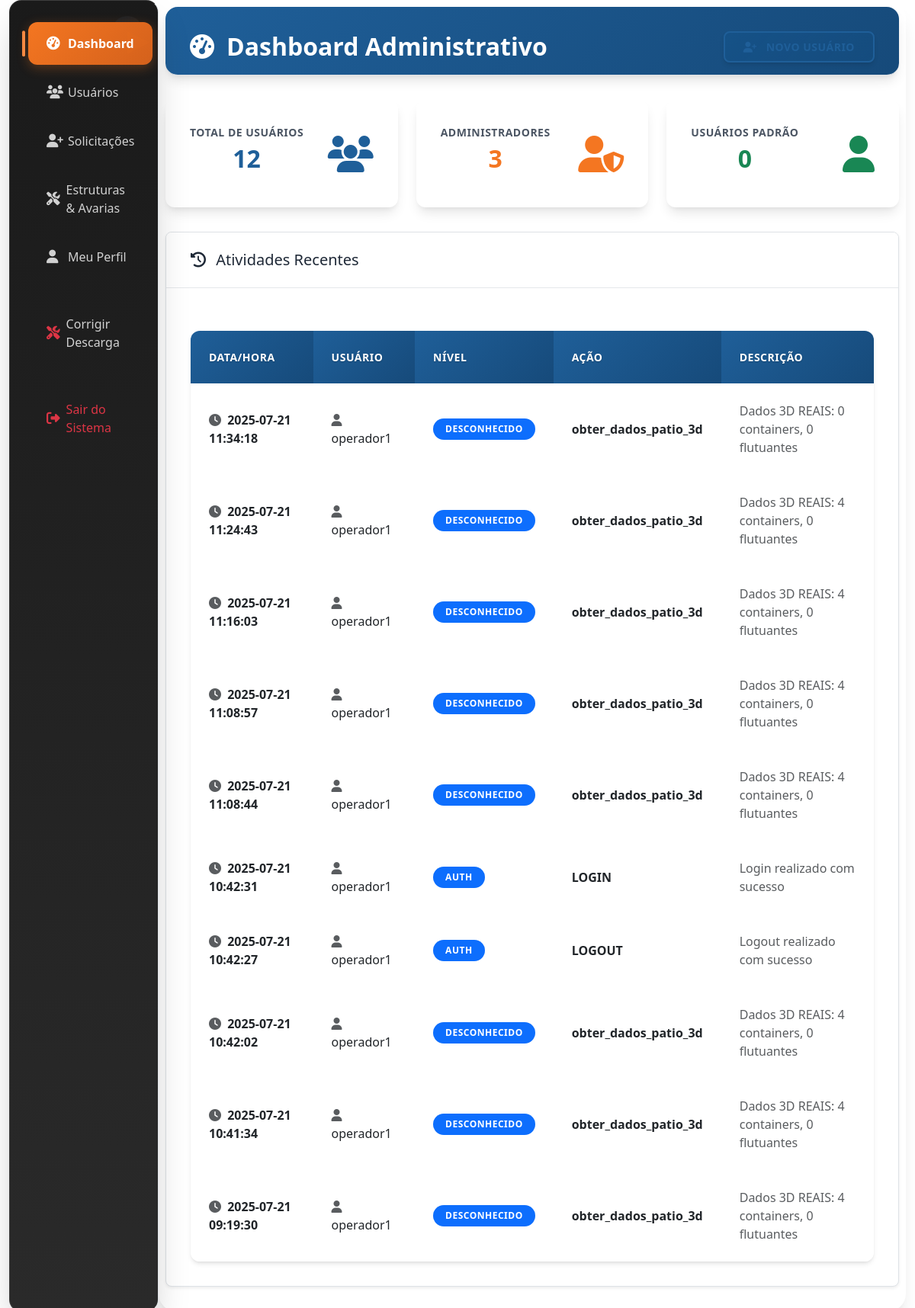
/admin/ (signed in), run on the app's committed database.
### tables this page shows
CREATE TABLE log_atividades (
        id INTEGER PRIMARY KEY AUTOINCREMENT,
        data_hora TEXT NOT NULL,
        usuario TEXT NOT NULL,
        nivel TEXT NOT NULL,
        acao TEXT NOT NULL,
        descricao TEXT
    );

### admin/routes.py (the view)
@admin_bp.route('/')
@admin_required
def admin_dashboard():
    try:
        db = get_db()
        cursor = db.cursor()
        cursor.execute("SELECT COUNT(*) FROM usuarios")
        total_usuarios = cursor.fetchone()[0]
        cursor.execute("SELECT COUNT(*) FROM usuarios WHERE nivel = 'admin'")
        total_admins = cursor.fetchone()[0]
        cursor.execute("SELECT COUNT(*) FROM usuarios WHERE nivel = 'user'")
        total_users = cursor.fetchone()[0]
        cursor.execute("""
            SELECT * FROM log_atividades
            ORDER BY data_hora DESC
            LIMIT 10
        """)
        logs_recentes = cursor.fetchall()
        cursor.execute("""
            SELECT * FROM solicitacoes_registro
            WHERE status = 'pendente'
            ORDER BY data_solicitacao DESC
        """)
        solicitacoes_pendentes = cursor.fetchall()
        cursor.execute("""
            SELECT s.*, u.username, u.email
            FROM solicitacoes_senha s
            JOIN usuarios u ON s.usuario_id = u.id
            WHERE s.status = 'pendente'
            ORDER BY s.data_solicitacao DESC
        """)
        senha_pendentes = cursor.fetchall()
        return render_template('admin/dashboard.html',
                              total_usuarios=total_usuarios,
                              total_admins=total_admins,
                              total_users=total_users,
                              logs_recentes=logs_recentes,
                              solicitacoes_pendentes=solicitacoes_pendentes,
                              senha_pendentes=senha_pendentes,
                              username=session.get('username'),
                              role=session.get('role'))
    except Exception as e:
        logger.error(f"Erro ao carregar dashboard administrativo: {e}")
        flash(f"Erro ao carregar dashboard: {e}", "danger")
        return redirect(url_for('auth.login'))

### admin/routes.py (called while the page is built)
def admin_required(f):
    @wraps(f)
    def decorated_function(*args, **kwargs):
        logger.info(f"Verificando acesso administrativo para: {session.get('username', 'Usuário desconhecido')}")
        if 'username' not in session:
            flash('Você precisa fazer login para acessar esta página', 'danger')
            return redirect(url_for('auth.login'))
        role = session.get('role')
        if role != 'admin' and role != 'admin_administrativo':
            flash('Você não tem permissão para acessar esta página', 'danger')
            return redirect(url_for('auth.dashboard'))
        return f(*args, **kwargs)
    return decorated_function

### db.py (called while the page is built)
def get_db():
    if 'db' not in g:
        try:
            g.db = sqlite3.connect(
                current_app.config['DATABASE'],
                detect_types=sqlite3.PARSE_DECLTYPES,
                timeout=30.0,  # 30 segundos de timeout
                isolation_level=None  # Autocommit mode
            )
            g.db.execute('PRAGMA busy_timeout = 10000;')  # 10 segundos
            g.db.row_factory = sqlite3.Row
            logger.debug("Nova conexão com o banco de dados estabelecida")
        except sqlite3.Error as e:
            logger.error(f"Erro ao conectar ao banco de dados: {e}")
            raise
    return g.db

### utils/db.py (called while the page is built)
def get_db():
    try:
        return main_get_db()
    except Exception as e:
        logger.error(f"Erro ao obter conexão com o banco de dados: {e}")
        if 'db' not in g:
            g.db = sqlite3.connect(
                current_app.config['DATABASE'],
                detect_types=sqlite3.PARSE_DECLTYPES,
                timeout=30.0
            )
            g.db.row_factory = sqlite3.Row
        return g.db

### utils/permissions.py (called while the page is built)
def get_user_role():
    return session.get('role', None)

def has_role(required_role):
    user_role = get_user_role()
    if not user_role or user_role not in ROLES:
        return False
    return ROLES[user_role] >= ROLES[required_role]

### templates/admin/dashboard.html (shortened to what this page needs)
{% extends "base.html" %}
{% block extra_css %}
<link rel="stylesheet" href="{{ url_for('static', filename='css/admin-theme.css') }}">
{% endblock %}
{% block content %}
<div class="container-fluid admin-page">
    <div class="row">
        <div class="col-md-3 col-lg-2 d-md-block sidebar">
            <div class="position-sticky">
                <ul class="nav flex-column mt-3">
                    <li class="nav-item">
                        <a class="nav-link active" href="{{ url_for('admin.admin_dashboard') }}">
                            <i class="fas fa-tachometer-alt"></i> Dashboard
                        </a>
                    </li>
                    <li class="nav-item">
                        <a class="nav-link" href="{{ url_for('admin.listar_usuarios') }}">
                            <i class="fas fa-users"></i> Usuários
                        </a>
                    </li>
                    <li class="nav-item">
                        <a class="nav-link" href="{{ url_for('admin.listar_solicitacoes') }}">
                            <i class="fas fa-user-plus"></i> Solicitações
                        </a>
                    </li>
                    <li class="nav-item">
                        <a class="nav-link" href="{{ url_for('admin.gerenciar_estruturas_avarias') }}">
                            <i class="fas fa-tools"></i> Estruturas & Avarias
                        </a>
                    </li>
                    <li class="nav-item">
                        <a class="nav-link" href="{{ url_for('auth.dashboard') }}">
                            <i class="fas fa-user"></i> Meu Perfil
                        </a>
                    </li>
                    <li class="nav-item">
                        <a class="nav-link" href="{{ url_for('admin.pagina_corrigir_descarga') }}">
                            <i class="fas fa-tools text-danger"></i> Corrigir Descarga
                        </a>
                    </li>
                    <li class="nav-item mt-4">
                        <a class="nav-link text-danger" href="{{ url_for('auth.logout') }}" id="logoutBtn">
                            <i class="fas fa-sign-out-alt"></i> Sair do Sistema
                        </a>
                    </li>
                </ul>
            </div>
        </div>
        <main class="col-md-9 ms-sm-auto col-lg-10 main-content">
            <div class="page-header">
                <div class="d-flex justify-content-between align-items-center">
                    <h1>
                        <i class="fas fa-tachometer-alt me-2"></i>
                        Dashboard Administrativo
                    </h1>
                    <div class="btn-toolbar">
                        <div class="btn-group">
                            <a href="{{ url_for('admin.novo_usuario') }}" class="btn btn-outline-primary">
                                <i class="fas fa-user-plus me-1"></i> Novo Usuário
                            </a>
                        </div>
                    </div>
                </div>
            </div>
            <div class="admin-stats fade-in-up">
                <div class="stat-card">
                    <div class="d-flex align-items-center justify-content-between">
                        <div>
                            <div class="stat-label">Total de Usuários</div>
                            <div class="stat-value">{{ total_usuarios }}</div>
                        </div>
                        <div class="stats-icon">
                            <i class="fas fa-users fa-3x text-itracker-blue"></i>
                        </div>
                    </div>
                </div>
                <div class="stat-card">
                    <div class="d-flex align-items-center justify-content-between">
                        <div>
                            <div class="stat-label">Administradores</div>
                            <div class="stat-value text-itracker-orange">{{ total_admins }}</div>
                        </div>
                        <div class="stats-icon">
                            <i class="fas fa-user-shield fa-3x text-itracker-orange"></i>
                        </div>
                    </div>
                </div>
                <div class="stat-card">
                    <div class="d-flex align-items-center justify-content-between">
                        <div>
                            <div class="stat-label">Usuários Padrão</div>
                            <div class="stat-value text-success">{{ total_users }}</div>
                        </div>
                        <div class="stats-icon">
                            <i class="fas fa-user fa-3x text-success"></i>
                        </div>
                    </div>
                </div>
            </div>
            <div class="admin-card mb-4 slide-in-right">
                <div class="card-header">
                    <h5 class="mb-0">
                        <i class="fas fa-history me-2"></i>
                        Atividades Recentes
                    </h5>
                </div>
                <div class="card-body">
                    <div class="table-responsive">
                        <table class="table table-hover">
                            <thead>
                                <tr>
                                    <th>Data/Hora</th>
                                    <th>Usuário</th>
                                    <th>Nível</th>
                                    <th>Ação</th>
                                    <th>Descrição</th>
                                </tr>
                            </thead>
                            <tbody>
                                {% if logs_recentes %}
                                    {% for log in logs_recentes %}
                                    <tr>
                                        <td>
                                            <i class="fas fa-clock me-1 text-muted"></i>
                                            {{ log.data_hora }}
                                        </td>
                                        <td>
                                            <i class="fas fa-user me-1 text-muted"></i>
                                            {{ log.usuario }}
                                        </td>
                                        <td>
                                            <span class="badge bg-{{ 'success' if log.nivel == 'user' else 'warning' if log.nivel == 'admin' else 'primary' }}">
                                                {{ log.nivel }}
                                            </span>
                                        </td>
                                        <td class="fw-semibold">{{ log.acao }}</td>
                                        <td class="text-muted">{{ log.descricao }}</td>
                                    </tr>
                                    {% endfor %}
                                {% endif %}
                            </tbody>
                        </table>
                    </div>
                </div>
            </div>
        </main>
    </div>
</div>
{% endblock %}

### templates/base.html (style rules this page uses)
.admin-page { min-height: 100vh; }
.sidebar { background-color: #f8f9fa; min-height: 100vh; border-right: 1px solid #dee2e6; }
.nav-link { color: #495057; padding: 0.75rem 1rem; border-radius: 0.375rem; margin-bottom: 0.25rem; }
.nav-link.active { background-color: #0066b3; color: white; }
.main-content { padding: 2rem; }
.page-header { margin-bottom: 2rem; padding-bottom: 1rem; border-bottom: 1px solid #dee2e6; }
.admin-card { background: white; border-radius: 0.5rem; box-shadow: 0 0.125rem 0.25rem rgba(0, 0, 0, 0.075); border: 1px solid #dee2e6; }
.card-header { background-color: #f8f9fa; border-bottom: 1px solid #dee2e6; padding: 1rem; }
.card-body { padding: 1.5rem; }
.text-itracker-blue { color: #0066b3; }
.text-itracker-orange { color: #ff6600; }
.fade-in-up { animation: fadeInUp 0.5s ease-out; }

### data on the page
log_atividades: data_hora "2025-07-21 11:34:18", usuario "operador1", nivel "DESCONHECIDO", acao "obter_dados_patio_3d", descricao "Dados 3D REAIS: 0 containers, 0 flutuantes"
log_atividades: data_hora "2025-07-21 11:24:43", usuario "operador1", nivel "DESCONHECIDO", acao "obter_dados_patio_3d", descricao "Dados 3D REAIS: 4 containers, 0 flutuantes"
log_atividades: data_hora "2025-07-21 11:16:03", usuario "operador1", nivel "DESCONHECIDO", acao "obter_dados_patio_3d", descricao "Dados 3D REAIS: 4 containers, 0 flutuantes"
log_atividades: data_hora "2025-07-21 11:08:57", usuario "operador1", nivel "DESCONHECIDO", acao "obter_dados_patio_3d", descricao "Dados 3D REAIS: 4 containers, 0 flutuantes"
log_atividades: data_hora "2025-07-21 11:08:44", usuario "operador1", nivel "DESCONHECIDO", acao "obter_dados_patio_3d", descricao "Dados 3D REAIS: 4 containers, 0 flutuantes"
log_atividades: data_hora "2025-07-21 10:42:31", usuario "operador1", nivel "AUTH", acao "LOGIN", descricao "Login realizado com sucesso"
log_atividades: data_hora "2025-07-21 10:42:27", usuario "operador1", nivel "AUTH", acao "LOGOUT", descricao "Logout realizado com sucesso"
log_atividades: data_hora "2025-07-21 10:42:02", usuario "operador1", nivel "DESCONHECIDO", acao "obter_dados_patio_3d", descricao "Dados 3D REAIS: 4 containers, 0 flutuantes"
log_atividades: data_hora "2025-07-21 10:41:34", usuario "operador1", nivel "DESCONHECIDO", acao "obter_dados_patio_3d", descricao "Dados 3D REAIS: 4 containers, 0 flutuantes"
log_atividades: data_hora "2025-07-21 09:19:30", usuario "operador1", nivel "DESCONHECIDO", acao "obter_dados_patio_3d", descricao "Dados 3D REAIS: 4 containers, 0 flutuantes"

### other printed values
{{ total_usuarios }} "12"
{{ total_admins }} "3"
{{ total_users }} "0"
